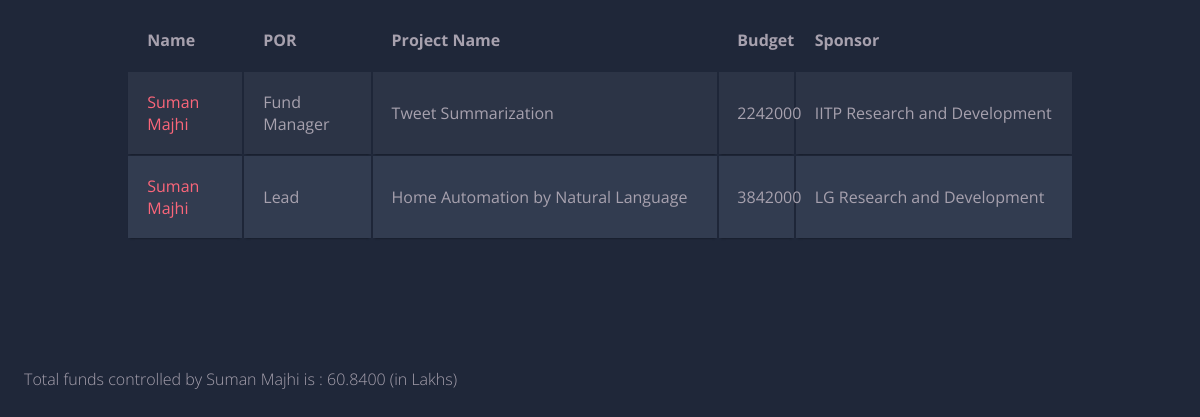
The page /p4.php?fid=5 on the database its author committed.
### tables this page shows
CREATE TABLE `works` (
  `pid` int(11) NOT NULL,
  `fid` int(11) NOT NULL,
  `role` varchar(30) DEFAULT NULL
);

CREATE TABLE `faculty` (
  `fid` int(11) NOT NULL,
  `fname` varchar(40) DEFAULT NULL,
  `dept` varchar(40) DEFAULT NULL,
  `doj` date DEFAULT NULL,
  `website` varchar(100) DEFAULT NULL
);

CREATE TABLE `project` (
  `pid` int(11) NOT NULL,
  `pname` varchar(100) DEFAULT NULL,
  `budget` int(11) DEFAULT NULL,
  `sponsor` varchar(100) DEFAULT NULL
);

### www/p4.php (the view, shortened to what this page needs)
<html>
	<head>
	<link rel="stylesheet" href="phpcss.css">
</head>
<?php
$fid = $_GET['fid'];
$con = mysqli_connect("db","user","test","myDb");
$sql = "SELECT faculty.fname, works.role, project.pname, project.budget, project.sponsor from faculty, works, project where faculty.fid = works.fid and project.pid = works.pid and faculty.fid = '$fid';";
$result = $con->query($sql);
if($result)
{
	echo "<table class = \"container\">";
	echo "<tr> <th> Name </th> <th> POR </th> <th> Project Name </th> <th> Budget </th><th> Sponsor </th></tr>";
	while($row = $result->fetch_assoc())
	{
		echo "<tr>";
		printf("<td> %s </td> <td> %s </td> <td> %s </td> <td> %s </td> <td> %s </td>",$row["fname"], $row['role'],$row['pname'], $row['budget'], $row['sponsor']);
		echo "</tr>";
	}
	echo "</table>";
}
$sql = "SELECT faculty.fname, sum(project.budget)/100000 as money from faculty, works, project where faculty.fid = works.fid and project.pid = works.pid and faculty.fid = '$fid';";
$result = $con->query($sql);
if($result)
{
	while($row = $result->fetch_assoc())
	{
		printf("&emsp;Total funds controlled by %s is : %s (in Lakhs)",$row['fname'], $row['money']);
	}
}
?>
</html>

### www/phpcss.css (style rules this page uses)
.container td { font-weight: normal; font-size: 1em; -webkit-box-shadow: 0 2px 2px -2px #0E1119; -moz-box-shadow: 0 2px 2px -2px #0E1119; box-shadow: 0 2px 2px -2px #0E1119; }
.container { text-align: left; overflow: hidden; width: 80%; margin: 0 auto; display: table; padding: 0 0 8em 0; }
.container td, .container th { padding-bottom: 2%; padding-top: 2%; padding-left:2%; }
.container tr:nth-child(odd) { background-color: #323C50; }
.container tr:nth-child(even) { background-color: #2C3446; }
.container th { background-color: #1F2739; }
.container td:first-child { color: #FB667A; }

### rows shown on the page
works: fid.fname "Suman Majhi", role "Fund Manager", pid.pname "Tweet Summarization", pid.budget "2242000", pid.sponsor "IITP Research and Development"
works: fid.fname "Suman Majhi", role "Lead", pid.pname "Home Automation by Natural Language", pid.budget "3842000", pid.sponsor "LG Research and Development"
faculty: fname "Suman Majhi", money "60.8400"
